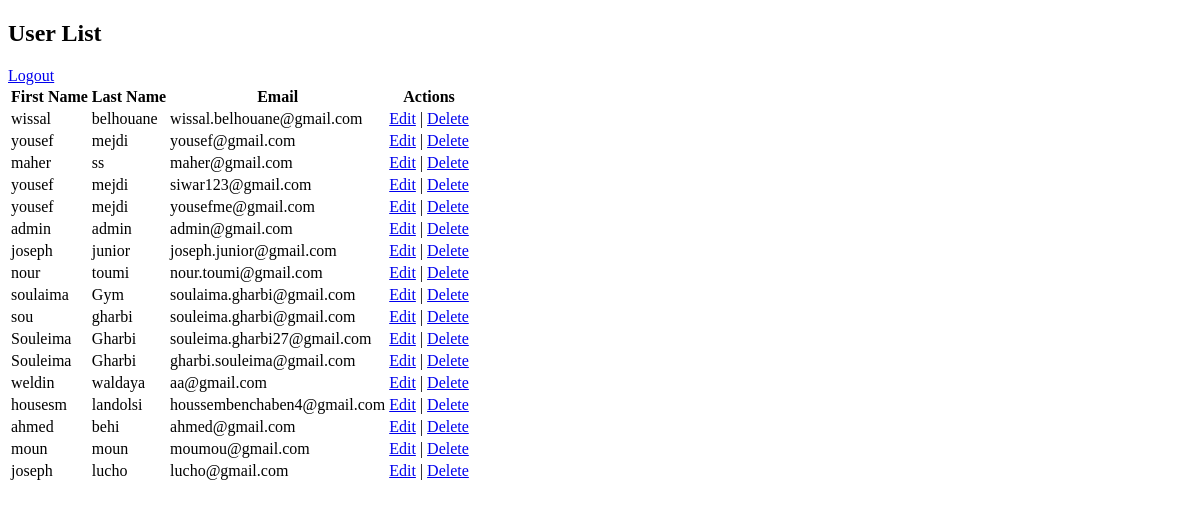
The page /user/users/ (signed in) on the database as committed earlier.
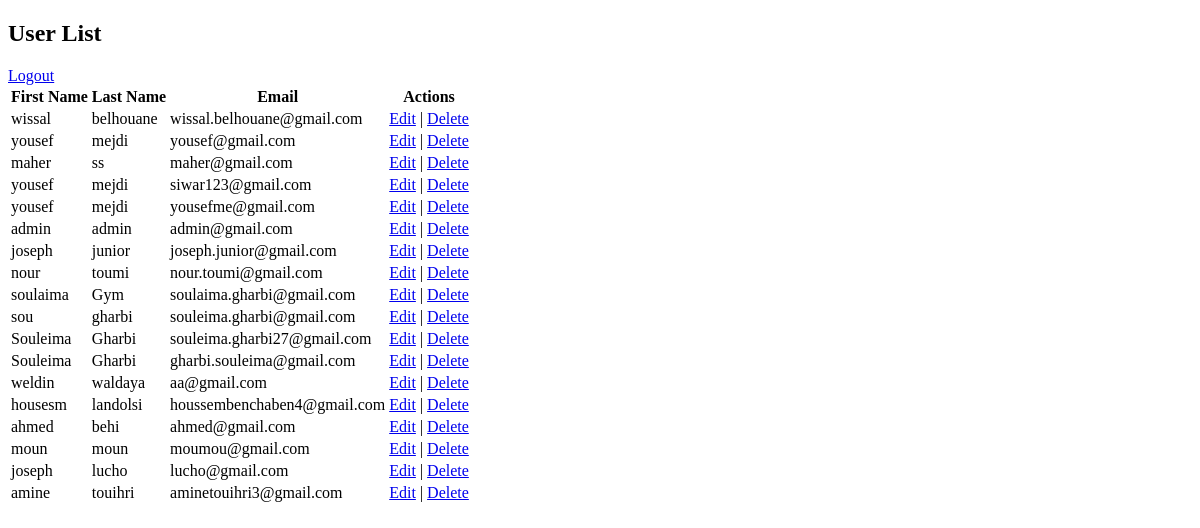
The same page on the database as committed later.
### user/models.py (models this page shows, shortened)
class Utilisateur(AbstractUser):
    username = None  # Remove the default username field
    first_name = models.CharField(_('first name'), max_length=50)
    last_name = models.CharField(_('last name'), max_length=50)
    email = models.EmailField(_('email address'), unique=True, validators=[emailValidator])
    USERNAME_FIELD = 'email'
    REQUIRED_FIELDS = ['first_name', 'last_name']
    objects = UtilisateurManager()
    class Meta:
        verbose_name = "Utilisateur"

### user/views.py (the view)
# urls.py: path('users/', views.user_list, name='user_list'),        # List all users
@login_required
def user_list(request):
    users = Utilisateur.objects.all()
    return render(request, 'user/user_list.html', {'users': users})

### Templates/user/user_list.html (shortened to what this page needs)
<!DOCTYPE html>
<html lang="en">
<head>
</head>
<body>
    <h2>User List</h2>
    <a href="{% url 'logout' %}">Logout</a>
    <table>
        <tr>
            <th>First Name</th>
            <th>Last Name</th>
            <th>Email</th>
            <th>Actions</th>
        </tr>
        {% for user in users %}
        <tr>
            <td>{{ user.first_name}}</td>
            <td>{{ user.last_name}}</td>
            <td>{{ user.email }}</td>
            <td>
                <a href="{% url 'update_user' user.pk %}">Edit</a> |
                <a href="{% url 'delete_user' user.pk %}">Delete</a>
            </td>
        </tr>
        {% endfor %}
    </table>
</body>
</html>

Rows that differ between the two databases and show on the page:
added Utilisateur: first_name "amine", last_name "touihri", email "aminetouihri3@gmail.com"
